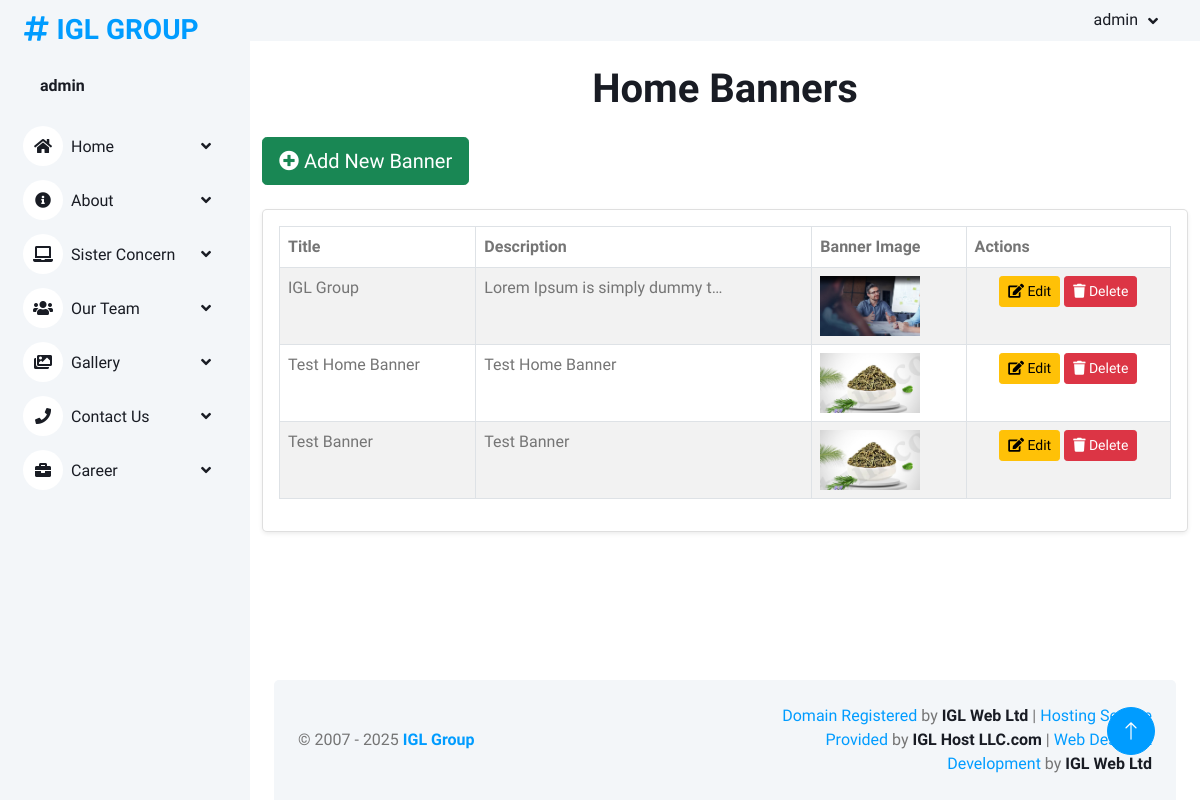
The page /home-banners/ (signed in) on the database its author committed.
### igl/models.py (models this page shows, shortened)
class HomeBanner(models.Model):
    title = models.CharField(max_length=255)
    description = models.TextField(max_length=255)
    button_text = models.CharField(max_length=100)
    url = models.CharField(max_length=255)  # Keep as CharField
    background_image = models.ImageField(upload_to='cover_section_images/')  # Keep for fallback

### igl/admin_views.py (the view)
# urls.py: path('home-banners/', admin_views.home_banner_list, name='home_banner_list'),
def home_banner_list(request):
    banners = HomeBanner.objects.all()
    return render(request, 'backend/home_banner_list.html', {'banners': banners})

### igl/context_processors.py (called while the page is built)
def global_context(request):
    logo = Logo.objects.filter(is_active=True).first()
    menus = NavMenu.objects.filter(is_active=True)
    sister_concerns = SisterConcern.objects.all()
    return {
        'logo': logo,
        'menus': menus,
        'sister_concerns': sister_concerns,
    }

### igl/templates/backend/home_banner_list.html
{% extends "backend/base.html" %}
{% block content %}
<div class="container">
    <h1 class="my-4 text-center">Home Banners</h1>
    <div class="mb-4 text-right">
        <a href="{% url 'add_home_banner' %}" class="btn btn-success btn-lg">
            <i class="fa fa-plus-circle"></i> Add New Banner
        </a>
    </div>
    <div class="card shadow-sm">
        <div class="card-body">
            <table class="table table-striped table-bordered table-hover">
                <thead class="thead-dark">
                    <tr>
                        <th>Title</th>
                        <th>Description</th>
                        <th>Banner Image</th>
                        <th>Actions</th>
                    </tr>
                </thead>
                <tbody>
                    {% for banner in banners %}
                        <tr>
                            <td>{{ banner.title }}</td>
                            <td>{{ banner.description|truncatechars:30 }}</td>
                            <td>
                                {% if banner.background_image %}
                                    <img src="{{ banner.background_image.url }}" alt="{{ banner.title }}" width="100" height="60" style="object-fit: cover;">
                                {% else %}
                                    <span class="text-muted">No Image</span>
                                {% endif %}
                            </td>
                            <td class="text-center">
                                <a href="{% url 'edit_home_banner' banner.id %}" class="btn btn-warning btn-sm">
                                    <i class="fa fa-edit"></i> Edit
                                </a>
                                <a href="{% url 'delete_home_banner' banner.id %}" class="btn btn-danger btn-sm" onclick="return confirm('Are you sure you want to delete this banner?');">
                                    <i class="fa fa-trash"></i> Delete
                                </a>
                            </td>
                        </tr>
                    {% empty %}
                        <tr>
                            <td colspan="4" class="text-center text-muted">No banners available.</td>
                        </tr>
                    {% endfor %}
                </tbody>
            </table>
        </div>
    </div>
</div>
{% endblock %}

### igl/templates/backend/base.html (shortened to what this page needs)
{% load static %}
<!DOCTYPE html>
<html lang="en">
<head>
    <link href="https://cdnjs.cloudflare.com/ajax/libs/font-awesome/5.10.0/css/all.min.css" rel="stylesheet">
    <link href="https://cdn.jsdelivr.net/npm/bootstrap-icons@1.4.1/font/bootstrap-icons.css" rel="stylesheet">
    <link href="lib/owlcarousel/assets/owl.carousel.min.css" rel="stylesheet">
    <link href="lib/tempusdominus/css/tempusdominus-bootstrap-4.min.css" rel="stylesheet" />
    <link href="{% static 'backend/css/bootstrap.min.css'%}" rel="stylesheet">
    <link href="{% static 'backend/css/style.css'%}" rel="stylesheet">
</head>
<body>
    <div class="container-xxl position-relative bg-white d-flex p-0">
      <div class="sidebar pe-4 pb-3">
        <nav class="navbar bg-light navbar-light">
            <a href="{% url 'admin_dashboard' %}" class="navbar-brand mx-4 mb-3">
                <h3 class="text-primary"><i class="fa fa-hashtag me-2"></i>IGL GROUP</h3>
            </a>
            <div class="d-flex align-items-center ms-4 mb-4">
                <div class="ms-3">
                    <h6 class="mb-0">{{ user.username }}</h6>
                </div>
            </div>
            <div class="navbar-nav w-100">
<div class="nav-item dropdown {% if request.path == '/home_banner_list/' %}active{% endif %}">
    <a href="{% url 'home_banner_list' %}" class="nav-link dropdown-toggle" data-bs-toggle="dropdown">
        <i class="fa fa-home me-2"></i>Home
    </a>
</div>
<div class="nav-item dropdown {% if request.path == '/about_banner_form/' %}active{% endif %}">
    <a href="#" class="nav-link dropdown-toggle" data-bs-toggle="dropdown">
        <i class="fa fa-info-circle me-2"></i>About
    </a>
</div>
<div class="nav-item dropdown">
    <a href="#" class="nav-link dropdown-toggle" data-bs-toggle="dropdown">
        <i class="fa fa-laptop me-2"></i>Sister Concern
    </a>
</div>
<div class="nav-item dropdown {% if request.path == '/manage_bod/' or request.path == '/manage_staff/' %}active{% endif %}">
    <a href="#" class="nav-link dropdown-toggle" data-bs-toggle="dropdown">
        <i class="fa fa-users me-2"></i>Our Team
    </a>
</div>
<div class="nav-item dropdown {% if request.path == '/gallery_banner_form/' or request.path == '/gallery_album_list/' or request.path == '/gallery_album_details_list/' or request.path == '/manage_videos/' %}active{% endif %}">
    <a href="#" class="nav-link dropdown-toggle" data-bs-toggle="dropdown">
        <i class="fa fa-images me-2"></i>Gallery
    </a>
</div>
<div class="nav-item dropdown {% if request.path == '/location_list/' %}active{% endif %}">
    <a href="#" class="nav-link dropdown-toggle" data-bs-toggle="dropdown">
        <i class="fa fa-phone me-2"></i>Contact Us
    </a>
</div>
<div class="nav-item dropdown {% if request.path == '/job_posting_list/' or request.path == '/job_application_list/' %}active{% endif %}">
    <a href="#" class="nav-link dropdown-toggle" data-bs-toggle="dropdown">
        <i class="fa fa-briefcase me-2"></i>Career
    </a>
</div>
            </div>
        </nav>
    </div>
        <div class="content">
            <nav class="navbar navbar-expand bg-light navbar-light sticky-top px-4 py-0">
                <div class="navbar-nav align-items-center ms-auto">
                    <div class="nav-item dropdown" style="margin-left: auto; display: flex; justify-content: flex-end;">
                        {% if user.is_authenticated %}
                            <a href="#" class="nav-link dropdown-toggle" data-bs-toggle="dropdown" style="padding: 8px 18px;">
                                <span class="d-none d-lg-inline-flex">{{ user.username }}</span>
                            </a>
                        {% else %}
                            <a href="{% url 'admin_login' %}" class="btn btn-primary" style="padding: 8px 18px;">Admin Login</a>
                        {% endif %}
                    </div>
                </div>
            </nav>
            {% block content %}
            {% endblock content %}
<div class="container-fluid pt-4 px-4">
    <div class="bg-light rounded-top p-4 text-center">
        <div class="row align-items-center justify-content-center">
            <div class="col-lg-6 col-md-12 text-md-center text-lg-start">
                <p class="mb-0">
                    &copy; 2007 - <span id="current-year"></span>
                    <a href="https://iglgroup.org/" target="_blank" class="fw-bold text-primary text-decoration-none">
                        IGL Group
                    </a>
                </p>
            </div>
            <div class="col-lg-6 col-md-12 text-md-center text-lg-end mt-2 mt-lg-0">
                <p class="mb-0">
                    <a href="https://iglweb.com/web/domains-services-dotBD.php" target="_blank" class="text-decoration-none text-primary">
                        Domain Registered
                    </a> by
                    <a href="https://iglweb.com/web/home.php" class="fw-bold text-dark">IGL Web Ltd</a> |
                    <a href="https://iglweb.com/web/hosting-regular-shared.php" target="_blank" class="text-decoration-none text-primary">
                        Hosting Service Provided
                    </a> by
                    <a href="https://iglweb.com/web/home.php" class="fw-bold text-dark">IGL Host LLC.com</a> |
                    <a href="https://iglweb.com/web/web-desing.php" target="_blank" class="text-decoration-none text-primary">
                        Web Design & Development
                    </a> by
                    <a href="https://iglweb.com/web/home.php" class="fw-bold text-dark">IGL Web Ltd</a>
                </p>
            </div>
        </div>
    </div>
</div>
        </div>
        <a href="#" class="btn btn-lg btn-primary btn-lg-square back-to-top"><i class="bi bi-arrow-up"></i></a>
    </div>
</body>
</html>

### igl/static/backend/css/style.css (style rules this page uses)
:root { --primary: #009CFF; --light: #F3F6F9; --dark: #191C24; }
.back-to-top { position: fixed; display: none; right: 45px; bottom: 45px; z-index: 99; }
.btn { transition: .5s; }
.btn.btn-primary { color: #FFFFFF; }
.btn-lg-square { width: 48px; height: 48px; }
.btn-square, .btn-sm-square, .btn-lg-square { padding: 0; display: inline-flex; align-items: center; justify-content: center; font-weight: normal; border-radius: 50px; }
.sidebar { position: fixed; top: 0; left: 0; bottom: 0; width: 250px; height: 100vh; overflow-y: auto; background: var(--light); transition: 0.5s; z-index: 999; }
.content { margin-left: 250px; min-height: 100vh; background: #FFFFFF; transition: 0.5s; }
@media (min-width: 992px) { .sidebar { margin-left: 0; } }
@media (min-width: 992px) { .content { width: calc(100% - 250px); } }
.sidebar .navbar .navbar-nav .nav-link { padding: 7px 20px; color: var(--dark); font-weight: 500; border-left: 3px solid var(--light); border-radius: 0 30px 30px 0; outline: none; }
.sidebar .navbar .navbar-nav .nav-link i { width: 40px; height: 40px; display: inline-flex; align-items: center; justify-content: center; background: #FFFFFF; border-radius: 40px; }
.sidebar .navbar .dropdown-toggle::after { position: absolute; top: 15px; right: 15px; border: none; content: "\f107"; font-family: "Font Awesome 5 Free"; font-weight: 900; transition: .5s; }
.content .navbar .navbar-nav .nav-link { margin-left: 25px; padding: 12px 0; color: var(--dark); outline: none; }
.content .navbar .dropdown-toggle::after { margin-left: 6px; vertical-align: middle; border: none; content: "\f107"; font-family: "Font Awesome 5 Free"; font-weight: 900; transition: .5s; }
.container-xxl { min-height: 100vh; }
.content { flex: 1; display: flex; flex-direction: column; height: 100vh; }
.container-fluid.pt-4.px-4 { margin-top: auto; }

### rows shown on the page
HomeBanner: title "IGL Group", description "Lorem Ipsum is simply dummy t…", background_image (picture)
HomeBanner: title "Test Home Banner", description "Test Home Banner", background_image (picture)
HomeBanner: title "Test Banner", description "Test Banner", background_image (picture)

### other values the page prints
{{ user.username }} "admin"
